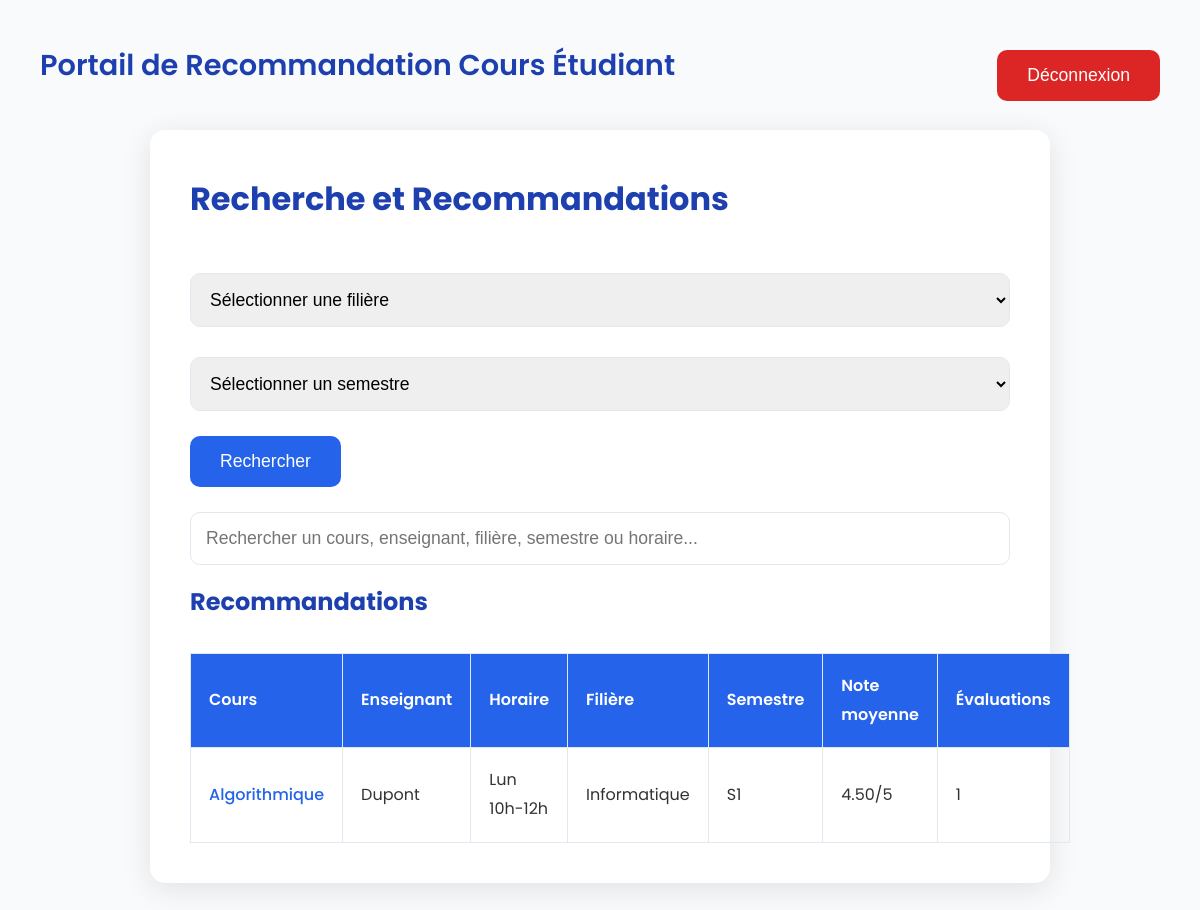
Page /recherche.php (signed in) on the committed database.
### tables this page shows
CREATE TABLE cours (
    id_cours VARCHAR(10) PRIMARY KEY,
    nom_cours VARCHAR(100) NOT NULL,
    id_enseignant VARCHAR(10) NOT NULL,
    filiere VARCHAR(50) NOT NULL,
    semestre VARCHAR(10) NOT NULL,
    horaire VARCHAR(50) NOT NULL,
    FOREIGN KEY (id_enseignant) REFERENCES enseignant(id_enseignant)
);

CREATE TABLE enseignant (
    id_enseignant VARCHAR(10) PRIMARY KEY,
    nom_enseignant VARCHAR(100) NOT NULL,
    mot_de_passe VARCHAR(255) NOT NULL,
    FOREIGN KEY (id_enseignant) REFERENCES utilisateur(id_utilisateur)
);

### recherche.php (the view, shortened to what this page needs)
<?php
$servername = "localhost";
$username = "root";
$password = "";
$dbname = "portail_recommandations";
try {
    $conn = new PDO("mysql:host=$servername;dbname=$dbname", $username, $password);
    $conn->setAttribute(PDO::ATTR_ERRMODE, PDO::ERRMODE_EXCEPTION);
    $conn->exec("SET NAMES utf8mb4");
} catch (PDOException $e) {
    die("Erreur de connexion : " . $e->getMessage());
}
$filiere = isset($_POST['filiere']) ? $_POST['filiere'] : '';
$semestre = isset($_POST['semestre']) ? $_POST['semestre'] : '';
if ($_SERVER["REQUEST_METHOD"] == "POST" && isset($_POST['rechercher'])) {
    $sql = "
        SELECT c.id_cours, c.nom_cours, c.horaire, e.nom_enseignant, c.filiere, c.semestre,
               COALESCE(AVG(ev.note), 0) as moyenne_note,
               COALESCE(COUNT(ev.id_evaluation), 0) as nombre_evaluations
        FROM cours c
        JOIN enseignant e ON c.id_enseignant = e.id_enseignant
        LEFT JOIN evaluation ev ON c.id_cours = ev.id_cours AND ev.validee = 1
        WHERE c.filiere = :filiere AND c.semestre = :semestre
        GROUP BY c.id_cours, c.nom_cours, c.horaire, e.nom_enseignant, c.filiere, c.semestre
    ";
    $stmt = $conn->prepare($sql);
    $stmt->bindParam(':filiere', $filiere);
    $stmt->bindParam(':semestre', $semestre);
    $stmt->execute();
    $recommandations = $stmt->fetchAll(PDO::FETCH_ASSOC);
} else {
    $sql = "
        SELECT c.id_cours, c.nom_cours, c.horaire, e.nom_enseignant, c.filiere, c.semestre,
               COALESCE(AVG(ev.note), 0) as moyenne_note,
               COALESCE(COUNT(ev.id_evaluation), 0) as nombre_evaluations
        FROM cours c
        JOIN enseignant e ON c.id_enseignant = e.id_enseignant
        LEFT JOIN evaluation ev ON c.id_cours = ev.id_cours AND ev.validee = 1
        GROUP BY c.id_cours, c.nom_cours, c.horaire, e.nom_enseignant, c.filiere, c.semestre
    ";
    $stmt = $conn->prepare($sql);
    $stmt->execute();
    $recommandations = $stmt->fetchAll(PDO::FETCH_ASSOC);
}
?>
<!DOCTYPE html>
<html lang="fr">
<head>
    <link rel="stylesheet" href="assets/css/styles.css">
</head>
<body>
    <h1 class="site-title animate-on-load">Portail de Recommandation Cours Étudiant</h1>
    <button class="logout-btn" onclick="window.location.href='recherche.php?logout=true'">Déconnexion</button>
    <div class="recherche-container animate-on-load">
        <h1>Recherche et Recommandations</h1>
        <form method="POST" action="recherche.php">
            <select name="filiere" required>
                <option value="">Sélectionner une filière</option>
            </select>
            <select name="semestre" required>
                <option value="">Sélectionner un semestre</option>
            </select>
            <input type="submit" name="rechercher" value="Rechercher">
        </form>
        <input type="text" id="searchInput" placeholder="Rechercher un cours, enseignant, filière, semestre ou horaire..." class="search-input">
        <h2>Recommandations</h2>
        <?php if (count($recommandations) > 0) { ?>
            <table id="recommandationsTable" class="animate-on-load">
                <thead>
                    <tr>
                        <th>Cours</th>
                        <th>Enseignant</th>
                        <th>Horaire</th>
                        <th>Filière</th>
                        <th>Semestre</th>
                        <th>Note moyenne</th>
                        <th>Évaluations</th>
                    </tr>
                </thead>
                <tbody>
                    <?php foreach ($recommandations as $rec) { ?>
                        <tr data-search="<?php echo htmlspecialchars(strtolower($rec['nom_cours'] . ' ' . $rec['nom_enseignant'] . ' ' . $rec['filiere'] . ' ' . $rec['semestre'] . ' ' . $rec['horaire'])); ?>">
                            <td><a href="details.php?id_cours=<?php echo $rec['id_cours']; ?>"><?php echo htmlspecialchars($rec['nom_cours']); ?></a></td>
                            <td><?php echo htmlspecialchars($rec['nom_enseignant']); ?></td>
                            <td><?php echo htmlspecialchars($rec['horaire']); ?></td>
                            <td><?php echo htmlspecialchars($rec['filiere']); ?></td>
                            <td><?php echo htmlspecialchars($rec['semestre']); ?></td>
                            <td><?php echo number_format($rec['moyenne_note'], 2); ?>/5</td>
                            <td><?php echo $rec['nombre_evaluations']; ?></td>
                        </tr>
                    <?php } ?>
                </tbody>
            </table>
        <?php } else { ?>
            <p>Aucune recommandation disponible.</p>
        <?php } ?>
    </div>
</body>
</html>

### assets/css/styles.css (style rules this page uses)
* { margin: 0; padding: 0; box-sizing: border-box; }
body { font-family: 'Poppins', Arial, sans-serif; background-color: #f8fafc; color: #333; margin: 0; padding: 30px; line-height: 1.8; }
.container, .eval-container, .table-container, .admin-container, .recherche-container, .details-container, .auth-container { margin: 100px auto 40px; width: 90%; max-width: 900px; background-color: #fff; padding: 40px; border-radius: 15px; box-shadow: 0 6px 30px rgba(0, 0, 0, 0.1); }
.site-title { position: absolute; top: 40px; left: 40px; font-size: 1.8rem; font-weight: 600; color: #1e40af; }
h1, h2, h3 { color: #1e40af; margin-bottom: 30px; }
a { color: #2563eb; text-decoration: none; font-weight: 500; transition: color 0.3s ease; }
button, .btn, .back-btn, .signal-btn, .suivre-btn, .action-btn, input[type="submit"] { background-color: #2563eb; color: #fff; padding: 15px 30px; border: none; border-radius: 10px; cursor: pointer; font-size: 1.1rem; font-weight: 500; transition: background-color 0.3s ease, transform 0.2s ease; margin: 10px 0; }
.logout-btn { position: absolute; top: 40px; right: 40px; background-color: #dc2626; padding: 15px 30px; }
table { width: 100%; border-collapse: collapse; margin-top: 30px; }
th, td { padding: 18px; border: 1px solid #e2e8f0; text-align: left; }
th { background-color: #2563eb; color: #fff; font-weight: 600; }
td a { display: inline-block; margin: 5px 0; }
select, input[type="number"], input[type="text"], input[type="password"], textarea, .search-input { width: 100%; padding: 15px; margin: 15px 0; border: 1px solid #e2e8f0; border-radius: 10px; font-size: 1.1rem; }
.search-input { margin-bottom: 30px; }

### rows in the picture
cours: nom_cours "Algorithmique", id_enseignant.nom_enseignant "Dupont", horaire "Lun 10h-12h", filiere "Informatique", semestre "S1", moyenne_note "4.50", nombre_evaluations "1"
